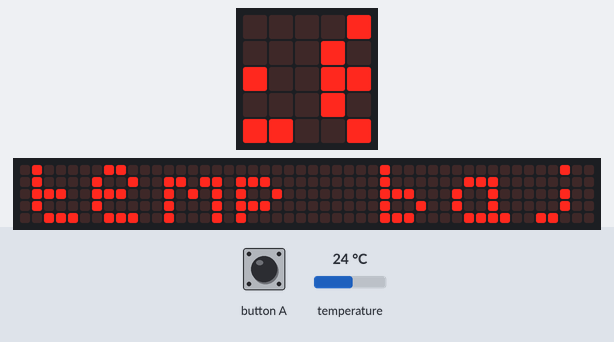
Simulated run of this program. Board: BBC micro:bit (MakeCode). Parts: the board's 5×5 LED display, a strip that is not on the board, showing the scrolling text unrolled. Inputs (shaded band) come from the test bench; at power-on: temperature 24 °C. The 48×5 strip is a reading aid, not a part: it shows the text the display is scrolling, unrolled, one strip-width of it at a time.

Above: at 1.27 s.
1.3 s: temperature set to 28 °C
8.9 s: button A pressed for 0.15 s
At 9.07 s:
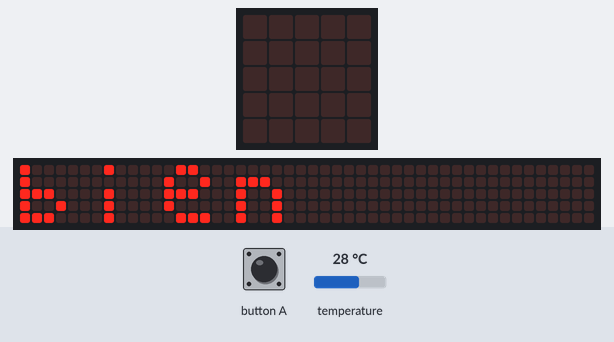
9.6 s: temperature set to 41 °C
At 13.65 s:
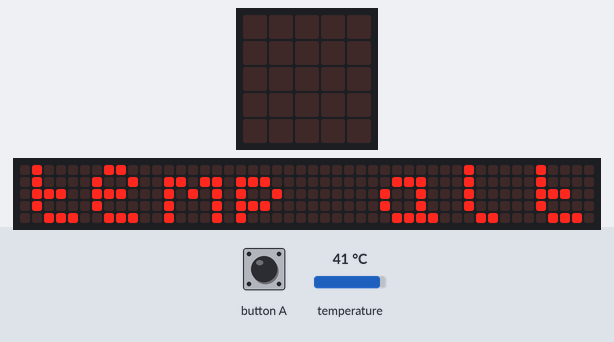
15.6 s: temperature set to 12 °C
23.2 s: button A pressed for 0.15 s
At 27.67 s:
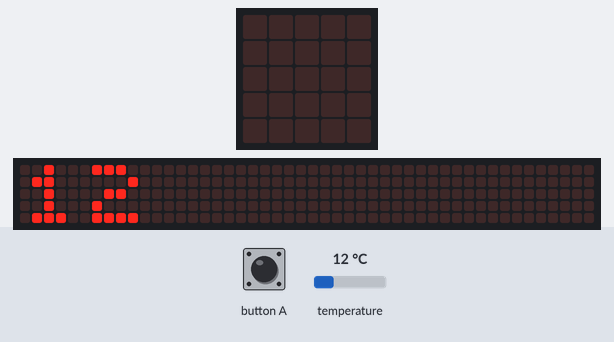
29.4 s: button A pressed for 0.15 s
At 37.27 s:
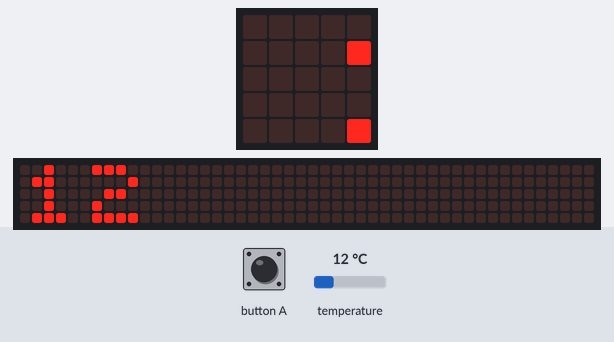

The program:

main.ts
```typescript
input.onButtonPressed(Button.A, function () {
    basic.showNumber(input.temperature())
})
basic.forever(function () {
    if (input.temperature() < 26) {
        basic.showString("temp baja")
    }
    if (input.temperature() >= 26 && input.temperature() <= 34) {
        basic.showString("bien")
    }
    if (input.temperature() > 34) {
        basic.showString("temp alta")
    }
})
```

test.ts
```typescript
// aquí va el archivo "tests"; esto no se compilará cuando este paquete se utilice como una extensión.
```

Measured:
- after the input at 9.6 s, the display: first differs from a run without the input after 3.9 s (image 2)
- after the input at 29.4 s, the display: first differs from a run without the input after 7.5 s (image 4 shows a later state)
- what the display in image 3 shows lasts 0.4 s, from 27.5 s to 27.9 s
